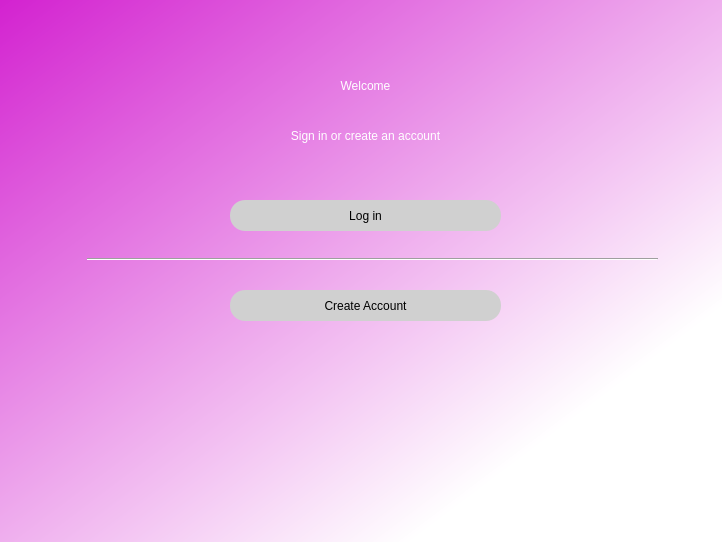
<?xml version="1.0" encoding="UTF-8"?>
<ui version="4.0">
 <class>Form</class>
 <widget class="QWidget" name="Form">
  <property name="windowModality">
   <enum>Qt::NonModal</enum>
  </property>
  <property name="geometry">
   <rect>
    <x>0</x>
    <y>0</y>
    <width>722</width>
    <height>542</height>
   </rect>
  </property>
  <property name="windowTitle">
   <string>Welcome</string>
  </property>
  <property name="windowIcon">
   <iconset>
    <normaloff>sample.ico</normaloff>sample.ico</iconset>
  </property>
  <widget class="QWidget" name="widget" native="true">
   <property name="geometry">
    <rect>
     <x>0</x>
     <y>0</y>
     <width>731</width>
     <height>551</height>
    </rect>
   </property>
   <property name="styleSheet">
    <string notr="true">QWidget#widget{
background-color: qlineargradient(spread:pad, x1:0, y1:0, x2:1, y2:1, stop:0 rgba(211, 34, 208, 255), stop:0.772727 rgba(255, 255, 255, 255));
}</string>
   </property>
   <widget class="QLabel" name="label">
    <property name="enabled">
     <bool>true</bool>
    </property>
    <property name="geometry">
     <rect>
      <x>0</x>
      <y>50</y>
      <width>731</width>
      <height>71</height>
     </rect>
    </property>
    <property name="styleSheet">
     <string notr="true">font: 36pt &quot;MS Shell Dlg 2&quot;; color: white;</string>
    </property>
    <property name="text">
     <string>Welcome</string>
    </property>
    <property name="alignment">
     <set>Qt::AlignCenter</set>
    </property>
   </widget>
   <widget class="QLabel" name="label_2">
    <property name="geometry">
     <rect>
      <x>0</x>
      <y>120</y>
      <width>731</width>
      <height>31</height>
     </rect>
    </property>
    <property name="styleSheet">
     <string notr="true">color: white;
font: 14pt &quot;MS Shell Dlg 2&quot;;
</string>
    </property>
    <property name="text">
     <string>Sign in or create an account</string>
    </property>
    <property name="alignment">
     <set>Qt::AlignCenter</set>
    </property>
   </widget>
   <widget class="QPushButton" name="btn">
    <property name="geometry">
     <rect>
      <x>230</x>
      <y>200</y>
      <width>271</width>
      <height>31</height>
     </rect>
    </property>
    <property name="styleSheet">
     <string notr="true">QPushButton#btn {
border-radius: 15px;
background-color: rgb(208, 208, 208);
font: 10pt &quot;MS Shell Dlg 2&quot;; 
}

QPushButton:hover#btn {
background-color:  rgb(0, 170, 127);
color: white; 
}</string>
    </property>
    <property name="text">
     <string>Log in</string>
    </property>
   </widget>
   <widget class="QPushButton" name="buttonCreateAcc">
    <property name="geometry">
     <rect>
      <x>230</x>
      <y>290</y>
      <width>271</width>
      <height>31</height>
     </rect>
    </property>
    <property name="styleSheet">
     <string notr="true">QPushButton#buttonCreateAcc {
border-radius: 15px;
background-color: rgb(208, 208, 208);
font: 10pt &quot;MS Shell Dlg 2&quot;; 
}

QPushButton:hover#buttonCreateAcc {
background-color:  rgb(0, 170, 127);
color: white; 
}</string>
    </property>
    <property name="text">
     <string>Create Account</string>
    </property>
   </widget>
   <widget class="Line" name="line">
    <property name="geometry">
     <rect>
      <x>87</x>
      <y>229</y>
      <width>571</width>
      <height>61</height>
     </rect>
    </property>
    <property name="orientation">
     <enum>Qt::Horizontal</enum>
    </property>
   </widget>
  </widget>
 </widget>
 <resources/>
 <connections/>
</ui>
